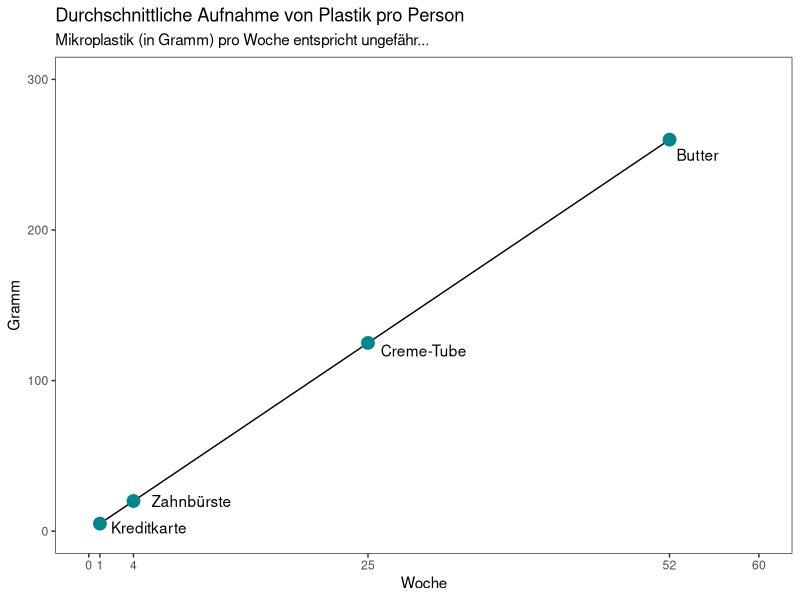

Write the R code that produced this figure.
## ---- chunk 1
library(tidyverse)
library(fs)
library(dplyr)
library(dplyr)
library(ggplot2)
## ---- chunk 2
#Idee: geom_point und geom_line kombinieren 

Woche <- c(1, 4, 25, 52)
Gramm <- c(5,20,125,260)
Einstieg_HL <- tibble(Woche, Gramm)
## ---- chunk 3
Einstieg_HL %>%
  ggplot(aes(Woche, Gramm)) +
   geom_line () +
  geom_point(colour= "#00868B", size = 4) +
    scale_y_continuous(limits = c(0, 300)) +
    scale_x_continuous (limits = c(0,60), breaks= c(0, 1, 4, 25, 52, 60)) +
 #geom_smooth(method = "lm", colour= "grey") +
  labs(title = "Durchschnittliche Aufnahme von Plastik pro Person", subtitle = "Mikroplastik (in Gramm) pro Woche entspricht ungefähr...") +
   annotate(geom = "text", label= "Kreditkarte", x= 5.4, y= 2.5) + 
   annotate(geom= "text", label= "Zahnbürste", x= 9.2, y= 20) +
annotate(geom= "text", label= "Creme-Tube", x= 30, y= 120) +
   annotate(geom= "text", label= "Butter", x= 54.5,y= 250) +
    theme_test()

#ggsave(filename = "Einstieg_Highlights.png")
#EinstiegsPlot <- "Einstieg_Higlights.png"
